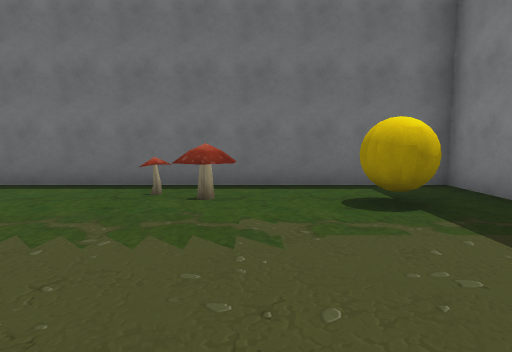
[1] (above)

21 first-person views from a walk through a scene from a Unity 3-D project. The camera is 1.5 m above the floor, tilts 6° down and sees 75° across. The floor is counted in squares, 1.8 m on a side. Each view is taken from the middle of a square. On the plan, view 1 faces up. The plan holds only what a view shows up to about 11 squares ahead; the rest is blank. The place goes on beyond the plan. The player is left out. Some surface patterns are stand-ins.

[2]
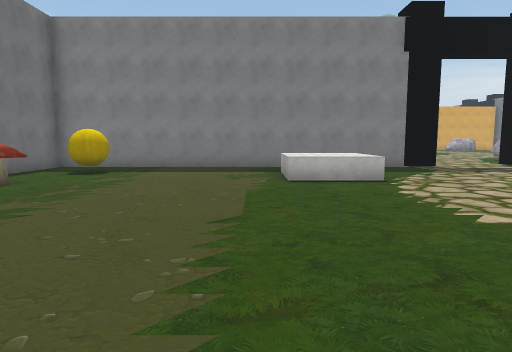

[3]
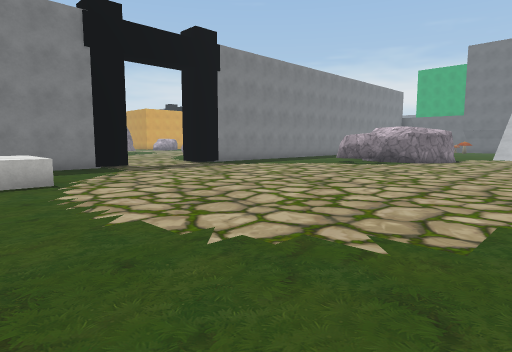

[4]
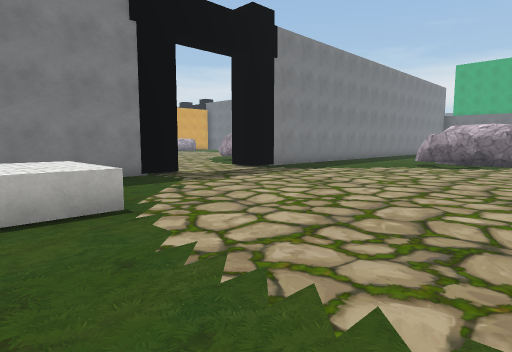

[5]
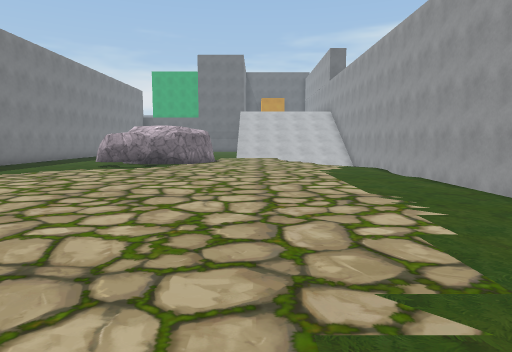

[6]
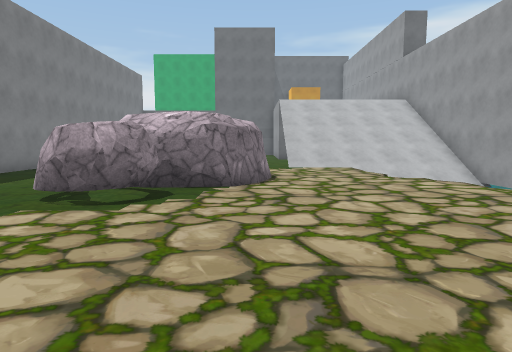

[7]
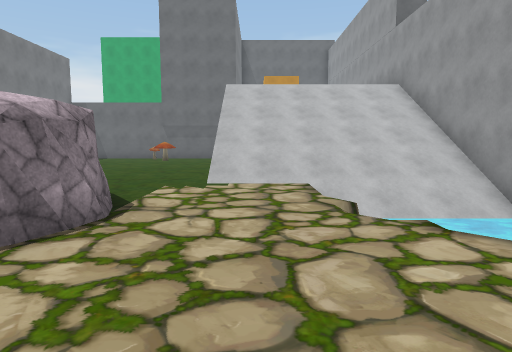

[8]
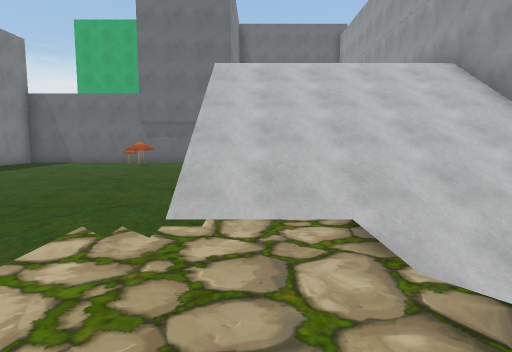

[9]
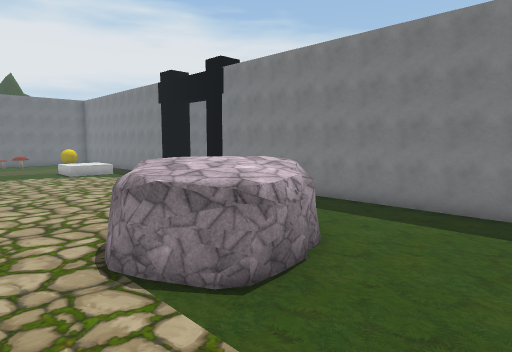

[10]
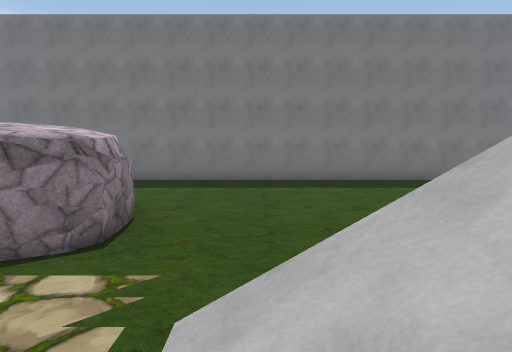

[11]
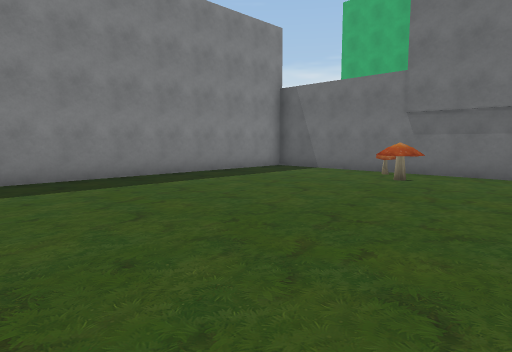

[12]
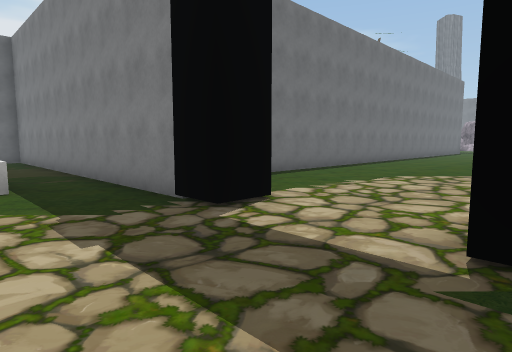

[13]
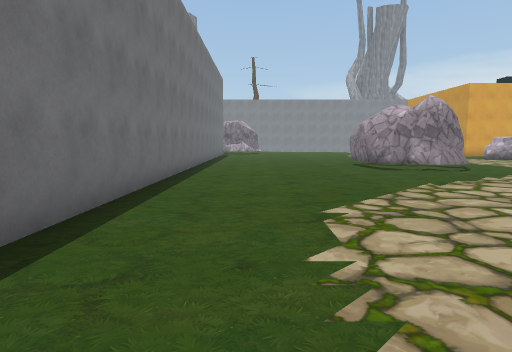

[14]
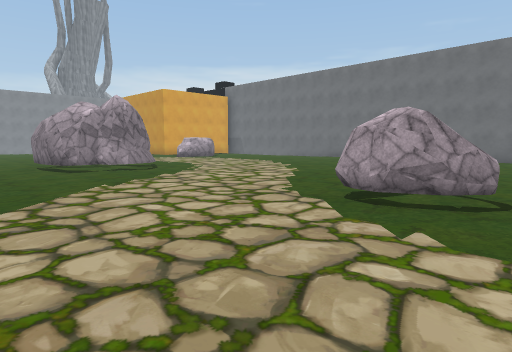

[15]
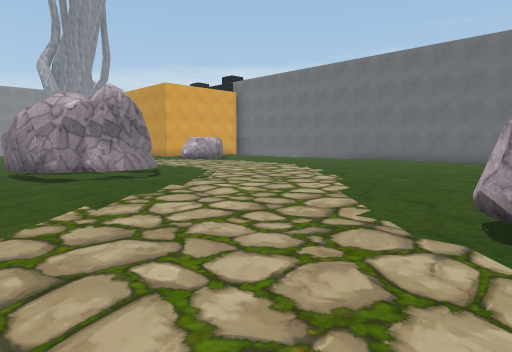

[16]
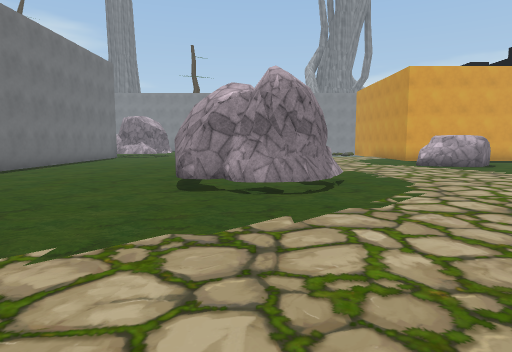

[17]
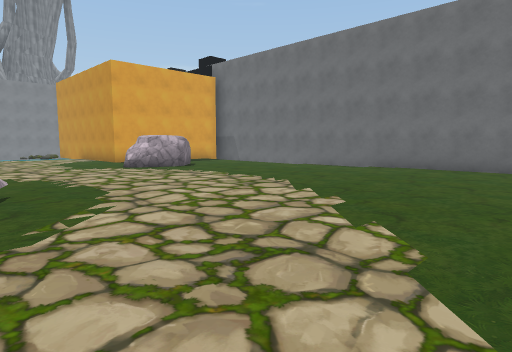

[18]
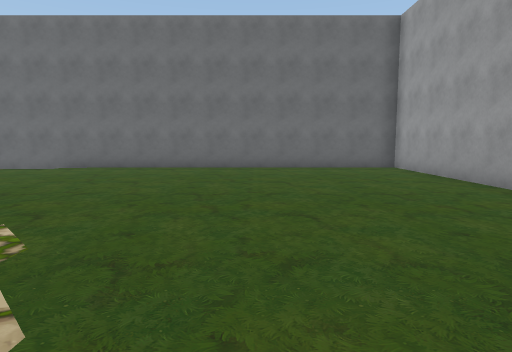

[19]
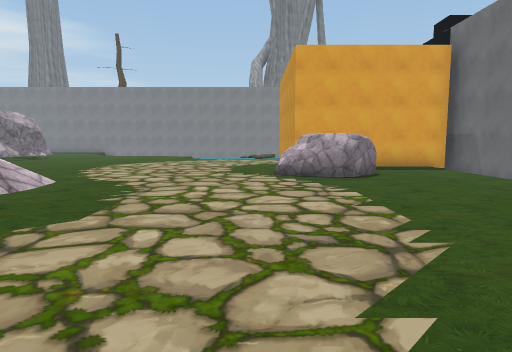

[20]
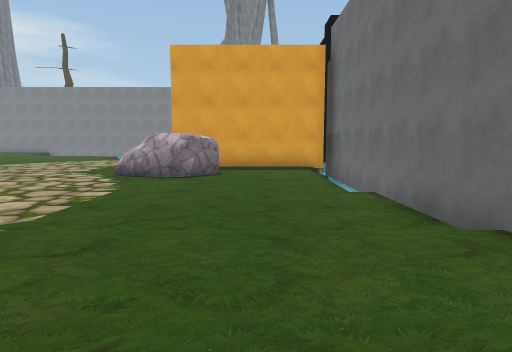

[21]
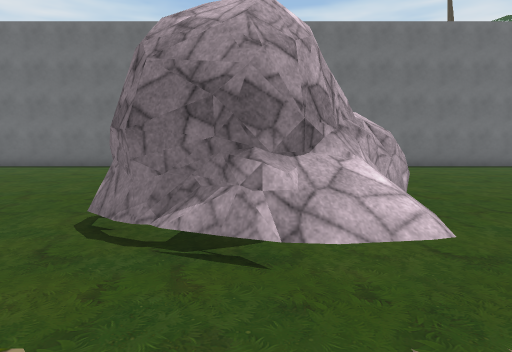

### Floor plan
Key: @ floor where view 1 was taken; # wall or solid block; . main floor; : floor 1.5 m higher than the main floor; / step, stairs or slope; ≈ water the walk keeps out of; ^ raised ledge; M mushroom; B yellow ball; R rock.
Columns run from 10 left of view 1 to 24 right of it. Each row starts with its distance up from view 1.
  7      ##########
  6      .........#
  5       ..MM..B.#
  4        .....B.#
  3       ........#
  2      .........#
  1     ..........#
  0    .......@...#
 -1    .......^^^.#
 -2    .......^^^.#
 -3    ...........#   #################
 -4    ...........# ...................
 -5   ............#...................
 -6   ...............................
 -7  ≈...............................
 -8 #≈................................
 -9 #≈............#..........R# ......
-10 #≈...........  ..R.......##RR.....
-11 #≈...........   RRR......##R......
-12 #≈.......R....  . ........R.......
-13 # .......RR...# ..................
-14    .....R  ...# ..................
-15    ≈...RRRR...# ..................
-16   ≈ ...RRRR...#...............RR
-17 #≈≈  ..RRR....#...............R  #
-18 #////.........#................R.#
-19 #//////.......#..................#
-20 #////:#.......#..................#
-21 #///  ........#...........≈≈≈≈ ≈≈#
-22 #//// ........####################
-23 #////.........#
-24 #      .......#
-25 #      .......#
-26 #      ..M....#
-27        ...M...#
-28        ########

Positions as (right, up) in squares from view 1, and headings:
1: (0, 0), facing up
2: (-7, 0), facing right
3: (-7, -1), facing down-right
4: (-4, -1), facing down-right
5: (-5, -2), facing down
6: (-3, -8), facing down
7: (-5, -12), facing down
8: (-5, -15), facing down
9: (-5, -20), facing up-right
10: (-6, -19), facing right
11: (-4, -19), facing down-right
12: (1, -9), facing up-right
13: (5, -5), facing right
14: (5, -6), facing down-right
15: (7, -7), facing down-right
16: (9, -10), facing right
17: (10, -11), facing down-right
18: (9, -11), facing down
19: (12, -15), facing right
20: (12, -19), facing right
21: (16, -14), facing up
